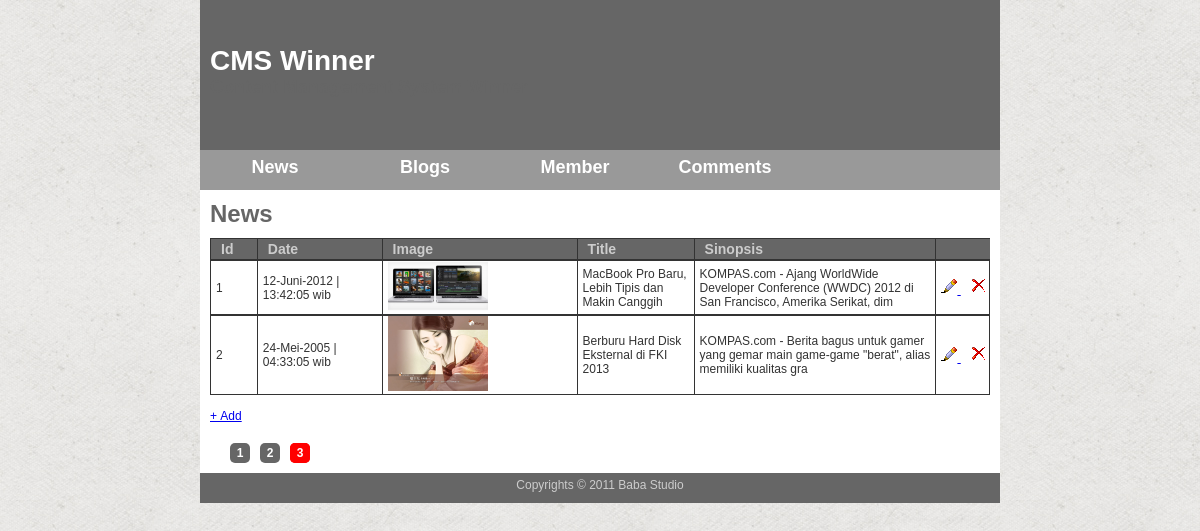
Page /admin/admin.php?page=3 on the committed database.
### tables this page shows
CREATE TABLE `news_tbl` (
  `id` int(11) NOT NULL,
  `title` varchar(256) NOT NULL,
  `image` varchar(256) NOT NULL,
  `synopsis` text NOT NULL,
  `detail` text NOT NULL,
  `createdate` datetime NOT NULL
);

### function/utility.php (called while the page is built, shortened)
<?php
 function indonesiadate($thedate) {
	  $hari=substr($thedate,8,2);
	  $bulan=get_namabulan(substr($thedate,5,2));
	  $tahun=substr($thedate,0,4);
	  $hour=substr($thedate,11,2);
	  $minutes=substr($thedate,14,2);
	  $second=substr($thedate,17,2);
	  $tanggal="$hari-$bulan-$tahun | $hour:$minutes:$second wib";
	  return $tanggal;
	 }
 function get_namabulan($bulan) {
	 switch($bulan) {
		case 5 :
		 	$namabulan="Mei";
			break;
		case 6 :
		 	$namabulan="Juni";
			break;
		 }
		 return $namabulan;
	 }
?>

### function/adminfunction.php (the view, shortened to what this page needs)
<?php  function head() { ?>
<link rel="stylesheet" type="text/css" href="../style/adminstyle.css" />
<link rel="stylesheet" type="text/css" href="../style/style.css">
<link rel="stylesheet" type="text/css" href="../jquery.lightbox-0.5.css">
<?php } ?>
<?php function get_header() { ?>
  <h1>CMS Winner</h1>
  <h2>Content Management System Winner</h2>
<?php } ?>
<?php function get_menu() { ?>
  <ul>
          <li><a href="admin.php?news">News</a></li>
          <li><a href="admin.php?blogs">Blogs</a></li>
          <li><a href="admin.php?member">Member</a></li>
          <li><a href="admin.php?comments">Comments</a></li>
        </ul>
<?php } ?>
<?php function get_news() { ?>
   <h2>News</h2>
     <table width="100%" cellpadding="0" cellspacing="0">
          <tr>
            <td width="6%" class="tableheader">Id</td>
            <td width="16%" class="tableheader">Date</td>
            <td width="25%" class="tableheader">Image</td>
            <td width="15%" class="tableheader">Title</td>
            <td width="31%" class="tableheader">Sinopsis</td>
            <td width="7%" class="tableheader">&nbsp;</td>
          </tr>
          <?php
          global $koneksi;
          $view =5;
           if($page = isset($_GET["page"])){
             $page_aktif = $_GET['page'];
           }else{
             $page_aktif = 1;
           }
           $awaldata = ($page_aktif-1) * $view;
           $sql = "SELECT * FROM news_tbl ORDER BY createdate DESC LIMIT $awaldata,$view";
           $query = $koneksi->query($sql);
           $rows = $query->fetch_assoc();
           $no = 1;
          do{
          ?>
              <tr>
                <td class="tablevalue"><?php echo $no; ?></td>
                <td class="tablevalue"><?php echo indonesiadate($rows['createdate']) ?></td>
                <td class="tablevalue">
                 <img src="../images/news/<?php echo $rows['image'] ?>" width="100">
                </td>
                <td class="tablevalue"><?php  echo $rows['title']  ?></td>
                <td class="tablevalue"><?php  echo substr($rows['synopsis'],0,100)   ?></td>
                <td class="tablevalueright">
               <a href="admin.php?newseditform&id=<?php  echo $rows['id']  ?>">
                <img src="../asset/b_edit.png" />               </a>
                <a onclick="javascript: return confirm('Are you sure to delete this ?');" href="admin.php?newsdelete&id=<?php  echo $rows['id']  ?>">
                <img src="../asset/b_drop.png" />
                </a>
                </td>
              </tr>
              <?php $no++; }while($rows = $query->fetch_assoc()); ?>
        </table>
         <br />
         <a href="admin.php?newsadd">+&nbsp;Add</a>
             <?php
                 $sqltotal = "SELECT * FROM news_tbl";
                 $qtotal = $koneksi->query($sqltotal);
                 $total_data = $qtotal->num_rows;
                 $total_page = ceil($total_data/$view);
             ?>
             <div id="paging">
              <?php for ($i=1; $i<=$total_page ; $i++){ ?>
                <?php if($i == $page_aktif) { ?>
                  <span class="pagelinkactive">
                    <a style="background-color:red !important;" class="pagelink" href="?page=<?php echo $i; ?>"><?php echo $i; ?></a>
                  </span>
                <?php }else{ ?>
                    <a class="pagelink" href="?page=<?php echo $i; ?>"><?php echo $i; ?></a>
                <?php } ?>
               <?php } ?>
             </div>
<?php } ?>
<?php function get_footer() { ?>
 Copyrights &copy; 2011 Baba Studio
<?php } ?>

### style/adminstyle.css (style rules this page uses)
* { font-family:Arial, Helvetica, sans-serif; font-size:12px; margin:0px; padding:0px; }
body { background-color:#CCCCCC; }
#adminwrapper #adminheader h1 { font-size:28px; font-weight:bold; color:#FFFFFF; padding-top:45px; padding-left:10px; }
#adminwrapper #adminheader h2 { font-size:18px; font-weight:bold; padding-left:10px; }
#adminwrapper #adminmenu ul { list-style-type:none; }
#adminwrapper #adminmenu ul li { float:left; width:150px; height:40px; display:block; text-align:center; font-weight:bold; font-size:18px; line-height:35px; }
#adminwrapper #adminmenu ul li a { float:left; width:150px; height:40px; display:block; text-align:center; font-weight:bold; font-size:18px; line-height:35px; text-decoration:none; color:#FFFFFF; }
.tableheader { background-color:#666666; color:#CCCCCC; height:20px; border-top-style:solid; border-top-width:1px; border-top-color:#333333; border-bottom-style:solid; border-bottom-width:1px; border-bottom-color:#333333; border-left-style:solid; border-left-width:1px; border-left-color:#333333; padding-left:10px; font-weight:bold; font-size:14px; }
.tablevalue { background-color:#FFFFFF; color:#333333; height:20px; border-top-style:solid; border-top-width:1px; border-top-color:#333333; border-bottom-style:solid; border-bottom-width:1px; border-bottom-color:#333333; border-left-style:solid; border-left-width:1px; border-left-color:#333333; padding-left:5px; }
.tablevalueright { background-color:#FFFFFF; color:#333333; height:20px; border-top-style:solid; border-top-width:1px; border-top-color:#333333; border-bottom-style:solid; border-bottom-width:1px; border-bottom-color:#333333; border-left-style:solid; border-left-width:1px; border-left-color:#333333; border-right-style:solid; border-right-width:1px; border-right-color:#333333; padding-left:5px; }
#adminwrapper #admincontent h2 { font-size:24px; font-weight:bold; color:#666666; margin-bottom:10px; }

### style/style.css (style rules this page uses)
* { margin:0; padding:0; }
body { background-image:url(images/bg.jpg); font-family:Arial, Helvetica, sans-serif; color:#666 }
#paging { padding:20px;color:#FFFFFF; }
#paging a { display:block; width:20px; height:20px; line-height:20px; text-align:center; font-weight:bold; color:#FFFFFF !important; background-color:#666; float:left; text-decoration:none; margin-right:10px; -moz-border-radius: 5px; -webkit-border-radius: 5px; border-radius: 5px; }
.pagelinkactive { margin-right:10px; text-align:center; width:20px; display:block; color:#FFF; background-color:#F00; -moz-border-radius: 5px; -webkit-border-radius: 5px; border-radius: 5px; float:left; }

### rows in the picture
news_tbl: createdate "12-Juni-2012 | 13:42:05 wib", image (picture), title "MacBook Pro Baru, Lebih Tipis dan Makin Canggih", synopsis "KOMPAS.com - Ajang WorldWide Developer Conference (WWDC) 2012 di San Francisco, Amerika Serikat, dim"
news_tbl: createdate "24-Mei-2005 | 04:33:05 wib", image (picture), title "Berburu Hard Disk Eksternal di FKI 2013", synopsis "KOMPAS.com - Berita bagus untuk gamer yang gemar main game-game \"berat\", alias memiliki kualitas gra"
